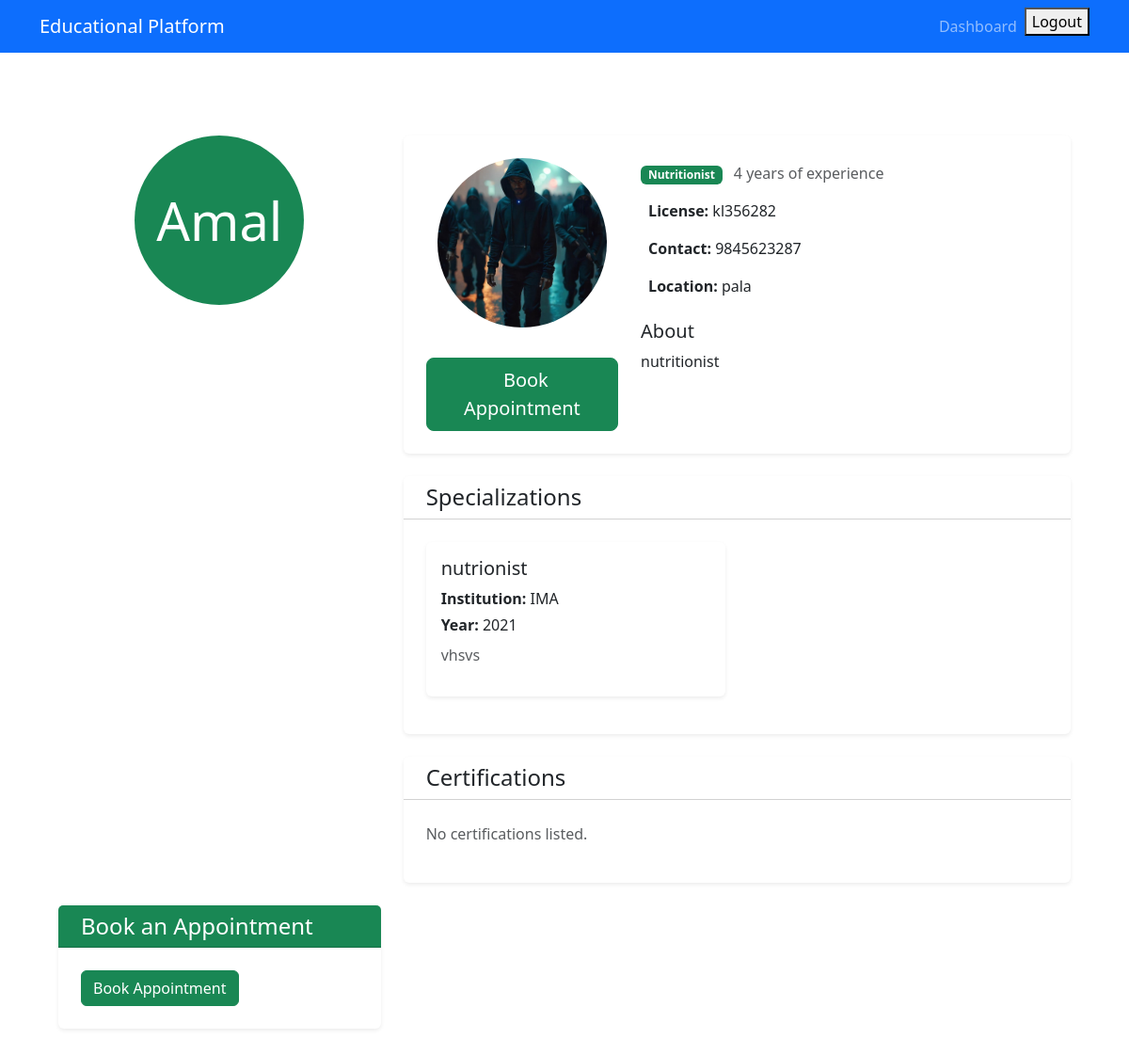
The page /guardian/health-professional-profile/1/ (signed in) on the database its author committed.
### accounts/models.py (models this page shows, shortened)
class User(AbstractUser):
    USER_TYPE_CHOICES = (
        ('guardian', 'Guardian'),
        ('child', 'Child'),
        ('trainer', 'Trainer'),
        ('health_professional', 'Health Professional'),
    )
    user_type = models.CharField(max_length=20, choices=USER_TYPE_CHOICES)

### Health_professional/models.py (models this page shows, shortened)
class HealthProfessional(models.Model):
    PROFESSION_CHOICES = [
        ('doctor', 'Doctor'),
        ('nutritionist', 'Nutritionist'),
        ('physiotherapist', 'Physiotherapist'),
        ('psychologist', 'Psychologist'),
        ('other', 'Other'),
    ]
    user = models.ForeignKey(settings.AUTH_USER_MODEL, on_delete=models.CASCADE)
    profession = models.CharField(max_length=50, choices=PROFESSION_CHOICES)
    profile_picture = models.ImageField(upload_to='health_professional_profiles/', null=True, blank=True)
    phone_number = models.CharField(max_length=15, blank=True)
    bio = models.TextField(blank=True)
    years_of_experience = models.PositiveIntegerField(default=0)
    address = models.TextField(blank=True)
    license_number = models.CharField(max_length=50, blank=True)

class Specialization(models.Model):
    health_professional = models.ForeignKey(HealthProfessional, related_name='specializations', on_delete=models.CASCADE)
    name = models.CharField(max_length=100)
    description = models.TextField(blank=True)
    board_issuing_certificate = models.CharField(max_length=255)
    year_earned = models.IntegerField()

### guardian/views.py (the view)
# urls.py: path('profile/<int:health_professional_id>/', views.health_professional_profile, name='health_professional_profile'),
@login_required
def health_professional_profile(request, health_professional_id):
    health_professional = get_object_or_404(HealthProfessional, id=health_professional_id)
    specializations = health_professional.specializations.all()
    certifications = health_professional.certifications.all()
    context = {
        'health_professional': health_professional,
        'specializations': specializations,
        'certifications': certifications,
    }
    return render(request, 'health_professionals/health_professional_profile.html', context)

### templates/health_professionals/health_professional_profile.html (shortened to what this page needs)
{% extends 'base.html' %}
    {% block content %}
    <div class="container py-5">
        <div class="row">
            <div class="rounded-circle bg-success d-flex align-items-center justify-content-center mb-3 mx-auto" style="width: 180px; height: 180px;">
                <span class="text-white" style="font-size: 3.5rem;"> {{ user.first_name|default:user.username }}</span>
            </div>
            <div class="col-lg-8">
                <div class="card border-0 shadow-sm mb-4">
                    <div class="card-body p-4">
                        <div class="row">
                            <div class="col-md-4 text-center mb-4 mb-md-0">
                                {% if health_professional.profile_picture %}
                                    <img src="{{ health_professional.profile_picture.url }}" class="img-fluid rounded-circle mb-3" style="width: 180px; height: 180px; object-fit: cover;">
                                {% else %}
                                    <div class="rounded-circle bg-success d-flex align-items-center justify-content-center mb-3 mx-auto" style="width: 180px; height: 180px;">
                                        <span class="text-white" style="font-size: 3.5rem;"> {{ user.first_name|default:user.username }}</span>
                                    </div>
                                {% endif %}
                                {% if user.is_authenticated and user.id != health_professional.user.id %}
                                    <a href="#booking-section" class="btn btn-success btn-lg w-100 mt-3">
                                        Book Appointment
                                    </a>
                                {% endif %}
                            </div>
                            <div class="col-md-8">
                                <p class="text-muted mb-3">
                                    <span class="badge bg-success me-2">{{ health_professional.get_profession_display }}</span>
                                    <span>{{ health_professional.years_of_experience }} years of experience</span>
                                </p>
                                {% if health_professional.license_number %}
                                <p class="mb-3"><strong>License:</strong> {{ health_professional.license_number }}</p>
                                {% endif %}
                                {% if health_professional.phone_number %}
                                <p class="mb-3"><strong>Contact:</strong> {{ health_professional.phone_number }}</p>
                                {% endif %}
                                {% if health_professional.address %}
                                <p class="mb-3"><strong>Location:</strong> {{ health_professional.address }}</p>
                                {% endif %}
                                <div class="mt-4">
                                    <h5>About</h5>
                                    <p>{{ health_professional.bio }}</p>
                                </div>
                            </div>
                        </div>
                    </div>
                </div>
                <div class="card border-0 shadow-sm mb-4">
                    <div class="card-header bg-white">
                        <h4 class="mb-0">Specializations</h4>
                    </div>
                    <div class="card-body p-4">
                        {% if specializations %}
                            <div class="row">
                                {% for specialization in specializations %}
                                    <div class="col-md-6 mb-3">
                                        <div class="card h-100 border-0 shadow-sm">
                                            <div class="card-body">
                                                <h5 class="card-title">{{ specialization.name }}</h5>
                                                <div class="card-text">
                                                    <p class="mb-1"><strong>Institution:</strong> {{ specialization.board_issuing_certificate }}</p>
                                                    <p class="mb-1"><strong>Year:</strong> {{ specialization.year_earned }}</p>
                                                    {% if specialization.description %}
                                                        <p class="text-muted mt-2">{{ specialization.description }}</p>
                                                    {% endif %}
                                                </div>
                                            </div>
                                        </div>
                                    </div>
                                {% endfor %}
                            </div>
                        {% else %}
                            <p class="text-muted">No specializations listed.</p>
                        {% endif %}
                    </div>
                </div>
                <div class="card border-0 shadow-sm mb-4">
                    <div class="card-header bg-white">
                        <h4 class="mb-0">Certifications</h4>
                    </div>
                    <div class="card-body p-4">
                        {% if certifications %}
                            <div class="table-responsive">
                                <table class="table table-hover">
                                    <thead>
                                        <tr>
                                            <th>Certification</th>
                                            <th>Issuing Organization</th>
                                            <th>Issue Date</th>
                                            <th>Expiry Date</th>
                                        </tr>
                                    </thead>
                                    <tbody>
                                        {% for certification in certifications %}
                                            <tr>
                                                <td>{{ certification.name }}</td>
                                                <td>{{ certification.issuing_organization }}</td>
                                                <td>{{ certification.issue_date }}</td>
                                                <td>{% if certification.expiry_date %}{{ certification.expiry_date }}{% else %}N/A{% endif %}</td>
                                            </tr>
                                        {% endfor %}
                                    </tbody>
                                </table>
                            </div>
                        {% else %}
                            <p class="text-muted">No certifications listed.</p>
                        {% endif %}
                    </div>
                </div>
            </div>
            <div class="col-lg-4">
                <div id="booking-section" class="card border-0 shadow-sm sticky-top" style="top: 20px;">
                    <div class="card-header bg-success text-white">
                        <h4 class="mb-0">Book an Appointment</h4>
                    </div>
                    <div class="card-body p-4">
                        {% if user.is_authenticated %}
<form method="post" action="{% url 'guardian:book_appointment' health_professional.id %}">
    <button type="submit" class="btn btn-success">
        Book Appointment
    </button>
</form>
                        {% endif %}
                    </div>
                </div>
            </div>
        </div>
    </div>
    {% endblock %}

### templates/base.html (shortened to what this page needs)
<!DOCTYPE html>
<html>
<head>
    <link href="https://cdn.jsdelivr.net/npm/bootstrap@5.3.0-alpha1/dist/css/bootstrap.min.css" rel="stylesheet">
</head>
<body>
    <nav class="navbar navbar-expand-lg navbar-dark bg-primary">
        <div class="container">
            <a class="navbar-brand" href="{% url 'home' %}">Educational Platform</a>
            <div class="collapse navbar-collapse" id="navbarNav">
                <ul class="navbar-nav ms-auto">
                    {% if user.is_authenticated %}
                        <li class="nav-item">
                            {% if user.user_type == 'guardian' %}
                                <a class="nav-link" href="{% url 'guardian:dashboard' %}">Dashboard</a>
                            {% elif user.user_type == 'child' %}
                                <a class="nav-link" href="{% url 'child:dashboard' %}">Dashboard</a>
                            {% endif %}
                        </li>
                        <li class="nav-item">
                            <form action="{% url 'accounts:logout' %}" method="post">
                                <button type="submit">Logout</button>
                            </form>
                        </li>
                    {% endif %}
                </ul>
            </div>
        </div>
    </nav>
    <div class="container content">
        {% block content %}{% endblock %}

### templates/base.html (style rules this page uses)
.navbar { margin-bottom: 20px; }
.content { padding: 20px; }

### rows shown on the page
User: first_name "Amal"
HealthProfessional: profile_picture (picture), profession "Nutritionist", years_of_experience "4", license_number "kl356282", phone_number "9845623287", address "pala", bio "nutritionist"
Specialization: name "nutrionist", board_issuing_certificate "IMA", year_earned "2021", description "vhsvs"
